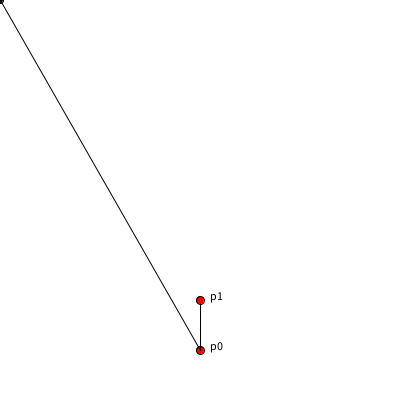
Frame 1 (no input)
Frame 60 (the mouse pressed at the canvas centre just before this capture): identical to frame 1, image omitted
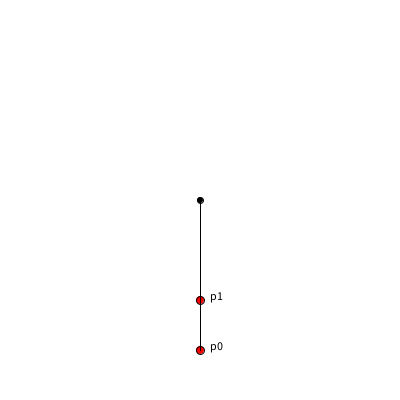
Frame 120 (the mouse held since frame 60 and released just before this capture)

The Processing sketch that drew these frames (run headless with seeded random() and noise(); from frame 60 on, the mouse is pressed at the canvas centre):

// Processing sketch: week14_5_ik_inverse_kinematics_part3
// ── week14_5_ik_inverse_kinematics_part3.pde
//week14_5_ik_inverse_kinematics_part3
//用簡單的運算,來解真的ID運算
void setup(){
  size(400,400);
  for(int i=0; i<2; i++){  //把頂點從上到下放好
    p[i] = new PVector(200, 350-50*i);
  }
}
PVector [] p =new PVector[6];  //有6個頂點
void draw(){
  background(255);
  for(int i=0; i<2; i++){  //用迴圈,畫點、畫字
    if(i>0) line(p[i-1].x, p[i-1].y, p[i].x, p[i].y);
    fill(255,0,0);  //紅色的圈圈
    ellipse(p[i].x, p[i].y, 8, 8);
    fill(0);
    text("p"+i, p[i].x+10, p[i].y);  //字往右一點點
  }
  ellipse(mouseX,mouseY,6,6);  //滑鼠也有1個小點,要控制座標移動
  line(p[0].x, p[0].y, mouseX, mouseY);
}
